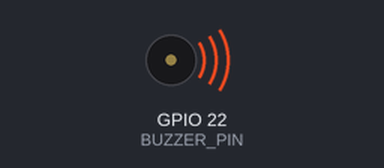
A sketch run on a simulated ESP32. Shown: buzzer (waves = sounding).

Above: at 0.2 s.
Timing chart, 0 to 3.0 s (numbered marks = the images above):
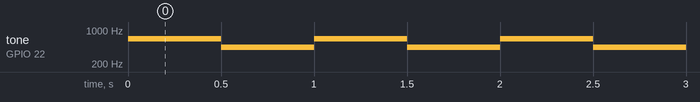

The sketch:

diy2-4-1.ino
```cpp
#define BITS 10
#define BUZZER_PIN 22  // 蜂鳴器接在腳22

void setup() {
#if ESP_ARDUINO_VERSION >= ESP_ARDUINO_VERSION_VAL(3, 0, 0)
  ledcAttachChannel(BUZZER_PIN, 2000, BITS, 0);  // 接腳, 頻率, 解析度, 通道
#else
  ledcSetup(0, 2000, BITS);   // PWM預設為20KHz，10位元解析度。
  ledcAttachPin(BUZZER_PIN, 0);
#endif
}

void loop() {
#if ESP_ARDUINO_VERSION >= ESP_ARDUINO_VERSION_VAL(3, 0, 0)
  ledcWriteTone(BUZZER_PIN, 659);  // 通道0的頻率設成659Hz
  delay(500);
  ledcWriteTone(BUZZER_PIN, 440);  // 通道0的頻率設成440Hz
  delay(500);
#else
  ledcWriteTone(0, 659);  // 通道0的頻率設成659Hz
  delay(500);
  ledcWriteTone(0, 440);  // 通道0的頻率設成440Hz
  delay(500);
#endif
}
```

Measured:
- by itself, tone on GPIO 22 (BUZZER_PIN): alternates 659 Hz for 0.50 s and 440 Hz for 0.50 s
